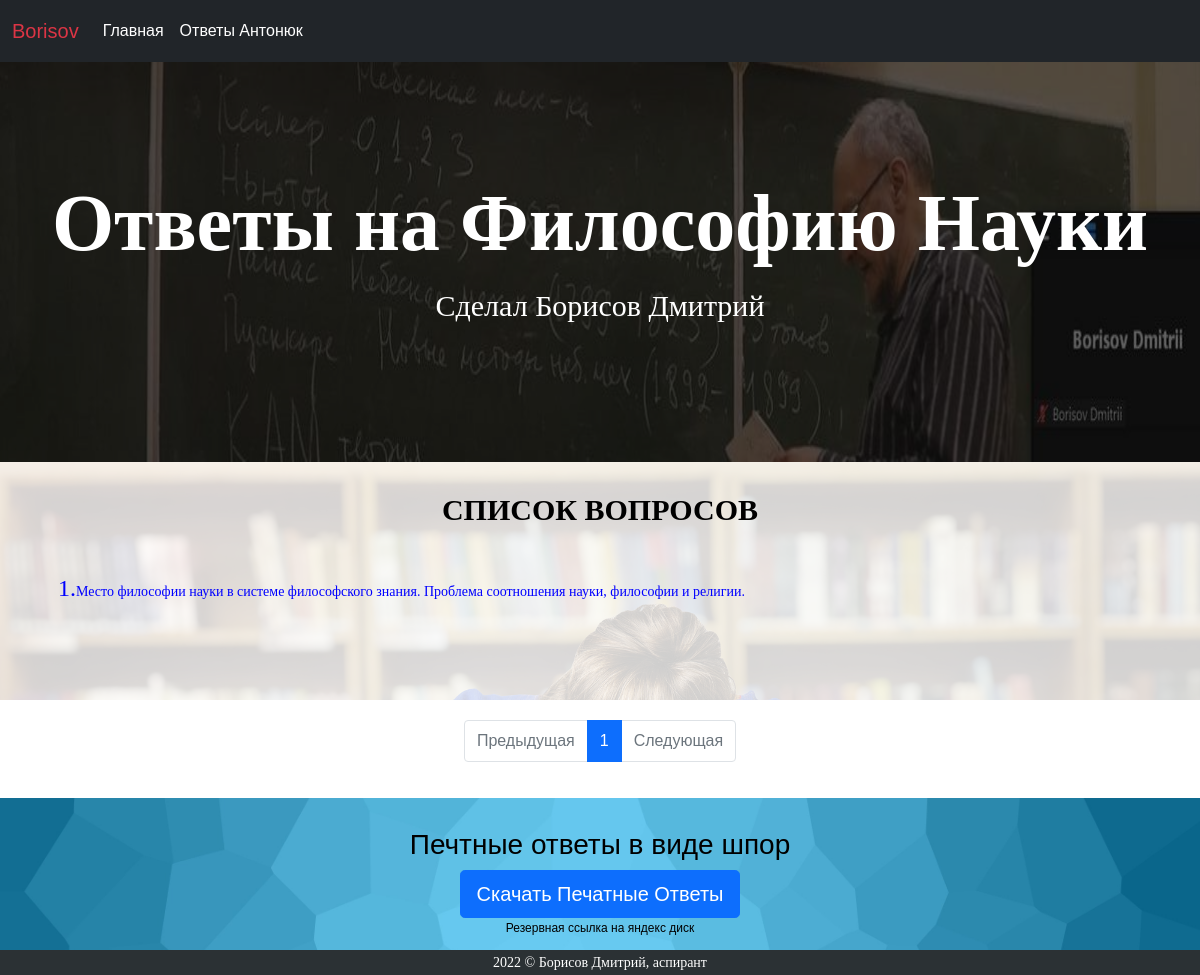
The page /list/ on the database as committed earlier.
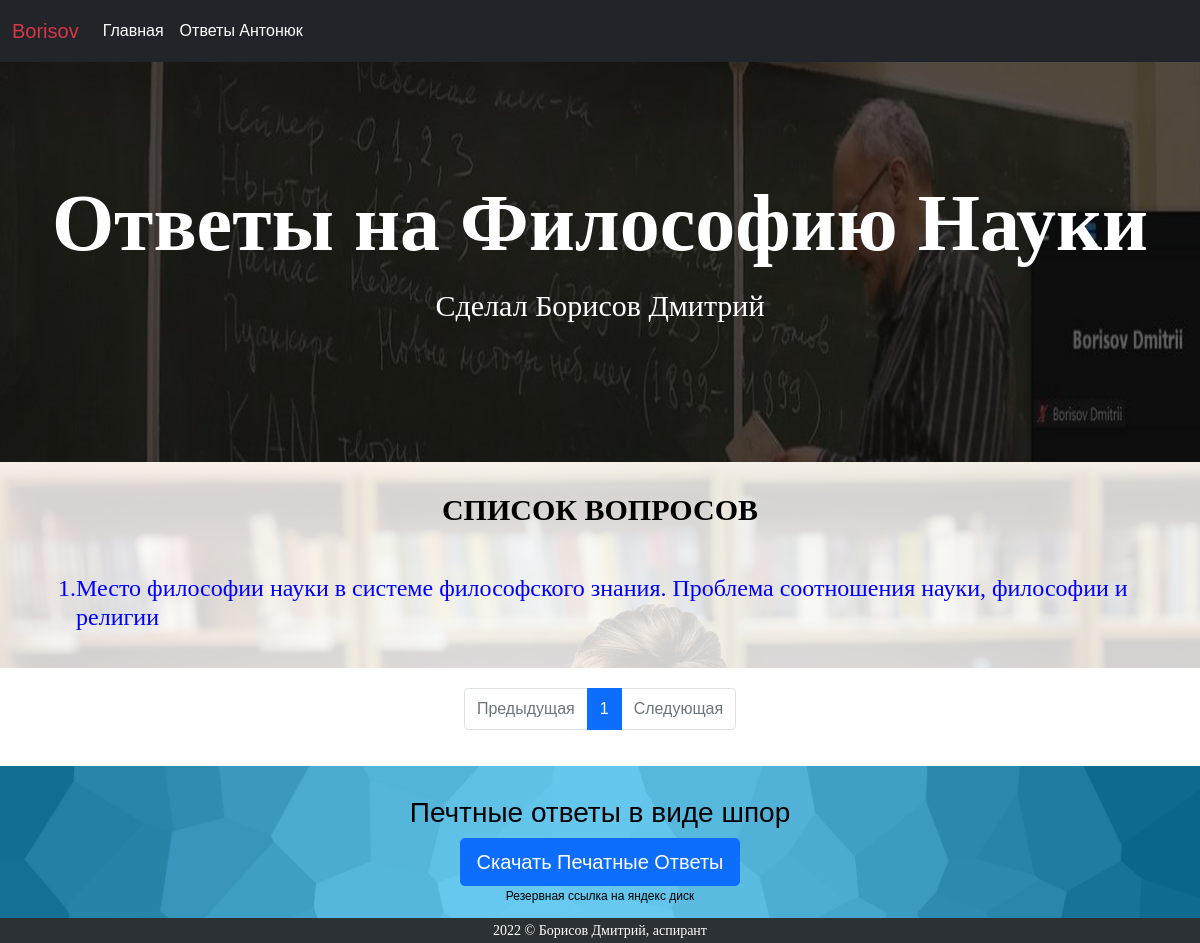
The same page on the database as committed later.
### badphilosopher/models.py (models this page shows, shortened)
class Lections(models.Model):
    number = models.IntegerField(unique=True)
    name_question = models.TextField(blank=True, null=True)
    answer = RichTextUploadingField(blank=True, null=True)
    visible = models.BooleanField(blank=True, null=True)

### badphilosopher/views.py (the view)
# urls.py: path('list/', AnswerListView.as_view(), name='answer_list'), # ГЛАВНАЯ
class AnswerListView(View):
    def get(self, request, *args, **kwargs):
        achieves = Lections.objects.order_by('number').all()
        paginator = Paginator(achieves, 10)
        page_number = request.GET.get('page')
        achieves_obj  = paginator.get_page(page_number)
        return render(request, 'badphilosopher/answer_list.html', context={'achieves_obj': achieves_obj })

### badphilosopher/templates/badphilosopher/answer_list.html
{% extends './base.html' %}
{% load static %}
{% block head_block %}
    <link rel="stylesheet" type="text/css" href="{% static 'css/answer_list.css' %}">
{% endblock %}
{% block answers %}
<section class="answer_list">
    <div class="container">
        <h2 class="answer_list__header"> СПИСОК ВОПРОСОВ </h2>
        <div class="answer_list__block">
            {% for achieve in achieves_obj %}
            <a href="{% url 'detailed_answer' achieve.number %}" class="answer_link nav-link answer_list__link" style="color: blue; font-weight: bold">
                <div class="p-0 m-0" style="display: flex; align-items: start">
                    <h4>{{achieve.number}}.</h4>
                    <h4>{{achieve.name_question|safe}}</h4>
                </div>
            </a>
            {% endfor %}
        </div>
    </div>
</section>
{% endblock %}
{% block pagination %}
<div class="my_paginator">
    <nav aria-label="Paginate me">
      <ul class="pagination justify-content-center">
        {% if achieves_obj.has_previous %}
            <a class="page-link" href="?page={{ achieves_obj.previous_page_number }}" tabindex="-1">Предыдущая</a>
        {% else %}
            <li class="page-item disabled">
                <a class="page-link disabled" href="#" tabindex="-1">Предыдущая</a>
            </li>
        {% endif %}
        {% for i in achieves_obj.paginator.page_range %}
            {% if i == achieves_obj.number %}
                <li class="page-item active"><a class="page-link" href="?page={{ i }}">{{ i }}</a></li>
            {% else %}
                <li class="page-item"><a class="page-link" href="?page={{ i }}">{{ i }}</a></li>
            {% endif %}
        {% endfor %}
        {% if achieves_obj.has_next %}
            <a class="page-link" href="?page={{ achieves_obj.next_page_number }}">Следующая</a>
        {% else %}
            <li class="page-item disabled">
                <a class="page-link" href="#">Следующая</a>
            </li>
        {% endif %}
      </ul>
    </nav>
 </div>
{% endblock %}
{% block extrasection %}
<section class="printed_answer">
    <div class="container">
        <div class="printed_answer__block">
            <h3 class="printed_answer__header">Печтные ответы в виде шпор</h3>
            <a class="btn btn-primary btn-lg printed_answer__btn" type="button" href="/media/exam_lection_Antonyuk.pdf">Cкачать Печатные Ответы</a>
            <a href="https://disk.yandex.ru/i/_TYmwLE4lYDwmg" class="answer_link nav-link active printed_answer__link">Резервная ссылка на яндекс диск</a>
        </div>
    </div>
</section>
{% endblock %}

Rows that differ between the two databases and show on the page:
changed Lections: name_question "Место философии науки в системе философского знания. Проблема соотношения науки, философии и религии." → "Место философии науки в системе философского знания. Проблема соотношения науки, философии и религии"
